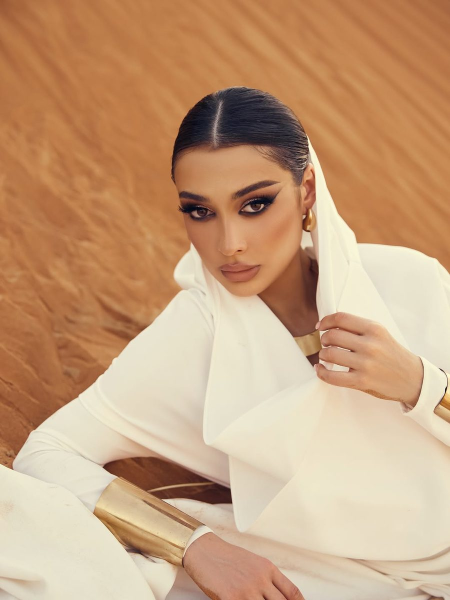
#> input picture dressrentdubai/images/about.jpg, 900 x 1200 px (shown at 1/2 size)
$ python -i plates.py   (imports and definitions only)
#> lines starting #> are read from the running program, lines starting #| are printed output that depends on the picture
#> further down, picture is the input picture: shape (1200, 900, 3); mean B, G, R 125.1, 159.7, 198.6
"""Builds the graded 1920x1080 picture plates for every shot of the spot.

Video shots: decode -> retime -> upscale (Lanczos + light sharpening) -> grade.
Key-visual shots: 2.5D camera move driven by a monocular depth map, then grade.
Output: build/plates/<shot>/0000.jpg ... (exact frame counts, 25 fps).
"""
import json, os, subprocess, sys
import numpy as np
import cv2

ROOT = os.path.abspath(os.path.join(os.path.dirname(__file__), '..'))
A = lambda *p: os.path.join(ROOT, 'assets', *p)
OUT = os.path.join(ROOT, 'build', 'plates')
W, H, FPS = 1920, 1080, 25

# Cut points sit on the music's beat grid (126 BPM, drop at 11.0 s): see src/main.js
SHOTS = [
    dict(name='A_lake', kind='video', src='lake_sunset_drone.mp4', t0=0.20, speed=1.0, frames=39,
         grade=dict(wb=(1.04, 1.0, 0.95), exp=0.05, con=1.06, sat=1.08, warm=0.10, teal=0.10)),
    dict(name='B_suv', kind='video', src='suv_sunset_tracking.mp4', t0=2.00, speed=1.0, frames=47,
         grade=dict(wb=(1.0, 1.0, 1.0), exp=0.08, con=1.04, sat=1.0, warm=0.06, teal=0.10, lift=0.012)),
    dict(name='C_station', kind='kv', src='station_a', frames=24,
         move=dict(z0=1.00, z1=1.075, dolly=0.11, px0=-18, px1=22, py0=10, py1=-6),
         grade=dict(wb=(1.0, 0.99, 0.97), exp=0.0, con=1.04, sat=0.98, warm=0.05, teal=0.06)),
    dict(name='D_station', kind='kv', src='station_b', frames=24,
         move=dict(z0=1.05, z1=1.09, dolly=0.06, px0=40, px1=-40, py0=0, py1=0, truck=26),
         grade=dict(wb=(1.0, 0.99, 0.97), exp=0.0, con=1.04, sat=0.98, warm=0.05, teal=0.06)),
    dict(name='E_nozzle', kind='video', src='fuel_nozzle_hand.mp4', t0=3.90, speed=1.5, frames=47,
         grade=dict(wb=(1.10, 1.0, 0.84), exp=-0.05, con=1.14, sat=0.92, warm=0.16, teal=0.12, lift=0.01)),
    dict(name='F_bg', kind='video', src='fuel_nozzle_hand.mp4', t0=0.10, speed=0.5, frames=47, blur=34,
         grade=dict(wb=(1.16, 1.0, 0.78), exp=-0.55, con=1.05, sat=1.1, warm=0.2, teal=0.05)),
    dict(name='G_door', kind='video', src='woman_gets_in_car.mp4', t0=13.45, speed=1.667, frames=36,
         grade=dict(wb=(1.17, 1.01, 0.80), exp=-0.12, con=1.12, sat=0.86, warm=0.20, teal=0.10, lift=0.012)),
    dict(name='H_drive', kind='video', src='suv_sunset_tracking.mp4', t0=9.00, speed=1.0, frames=11,
         grade=dict(wb=(1.0, 1.0, 1.0), exp=0.1, con=1.04, sat=1.0, warm=0.06, teal=0.10)),
    dict(name='P_bg', kind='video', src='lake_sunset_drone.mp4', t0=30.0, speed=1.0, frames=100, blur=46,
         grade=dict(wb=(1.04, 1.0, 0.97), exp=-0.25, con=1.0, sat=1.15, warm=0.1, teal=0.0)),
]


# [11 lines left out: function decode, not called in this run]


def to_hd(img):
    h, w = img.shape[:2]
#> h = 1200; w = 900
    if (w, h) == (W, H):
        return img
    up = cv2.resize(img, (W, H), interpolation=cv2.INTER_LANCZOS4)
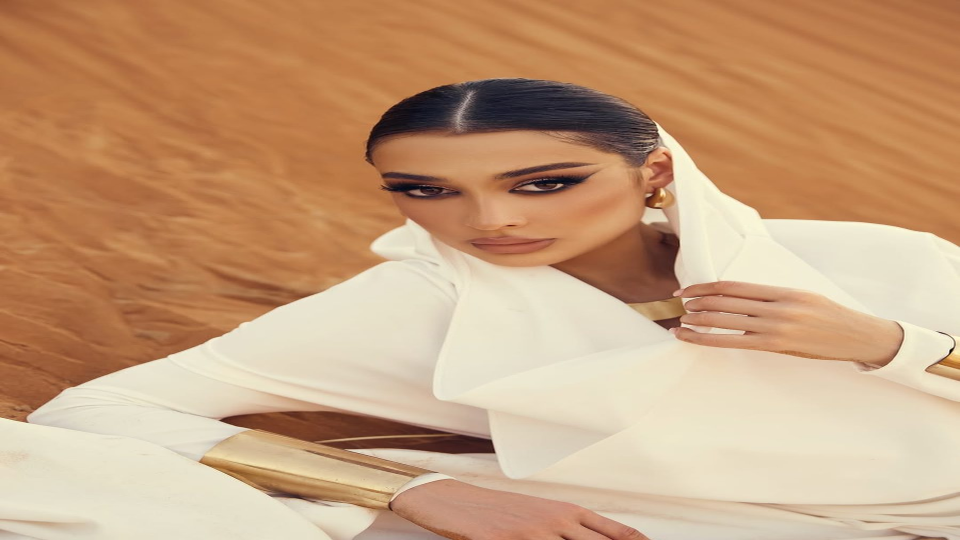
#> up: shape (1080, 1920, 3) (shown at 1/2 size); mean B, G, R 125.1, 159.7, 198.6
    blur = cv2.GaussianBlur(up, (0, 0), 1.3)
    return cv2.addWeighted(up, 1.35, blur, -0.35, 0)


# [76 lines left out: functions grade, parallax_frames, build, not called in this run]


# [5 lines not run here, left out]

>>> import cv2
>>> picture = cv2.imread('../../dressrentdubai/images/about.jpg')
>>> result = to_hd(picture)
